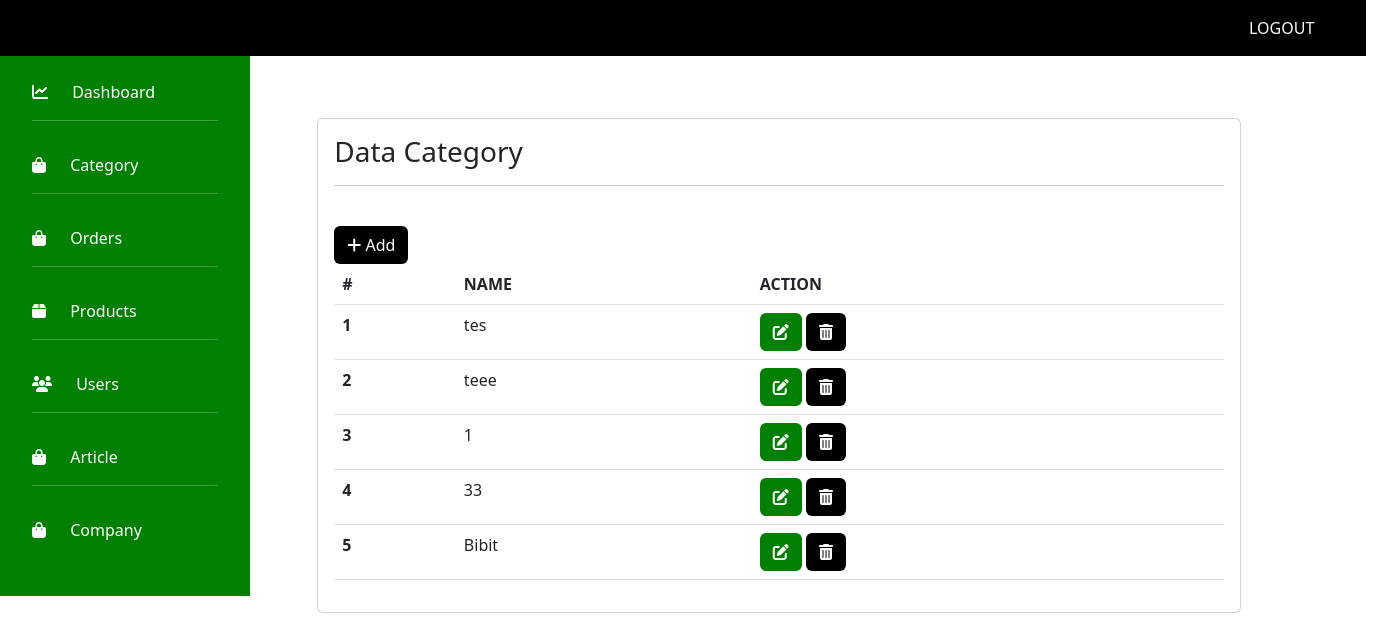
The page /admin/index.php?page=category on the database its author committed.
### tables this page shows
CREATE TABLE `categories` (
  `id` int(11) NOT NULL,
  `name` varchar(30) NOT NULL,
  `image` varchar(30) NOT NULL,
  `description` varchar(60) DEFAULT NULL
);

### pages/category/tampil.php (the view, shortened to what this page needs)
<div class="card">
    <div class="card-body">
    <h3>Data Category</h3>
    <hr>
    <br>
    <a href="index.php?page=category&aksi=tambah" type="button" class="btn" style="background-color: black; color: white;"><i class="fa fa-plus"></i> Add</a>
    <br>
    <table class="table">
        <thead>
            <tr>
            <th scope="col">#</th>
            <th scope="col">NAME</th>
            <th scope="col">ACTION</th>
            </tr>
        </thead>
        <tbody>
            <tr>
            <?php
                $TAMPIL = "SELECT * FROM categories";
                $HASIL = mysqli_query($koneksi,$TAMPIL);
                $NO = 1;
                    while ($row=mysqli_fetch_array($HASIL)) {
                $id     = $row['id'];
                $name     = $row['name'];
             ?>
              <th scope="row"><?php echo $NO; ?></th>
              <td><?php echo $name; ?></td>
              <td>
                  <a href="index.php?page=category&aksi=edit&id=<?php echo $id; ?>" class="btn" style="background-color: #008000; color: white;"><i class="fa fa-pen-to-square"></i></a>
                  <a href="../pages/category/hapus.php?id=<?php echo $row['id'];?>" type="button" class="btn" style="background-color: black; color: white;"><i class="fa fa-trash"></i></a>
              </td>
            </tr>
            <?php
                  $NO++;
                  }
                   ?>
        </tbody>
        </table>
    </div>
</div>

### rows shown on the page
categories: name "tes"
categories: name "teee"
categories: name "1"
categories: name "33"
categories: name "Bibit"
